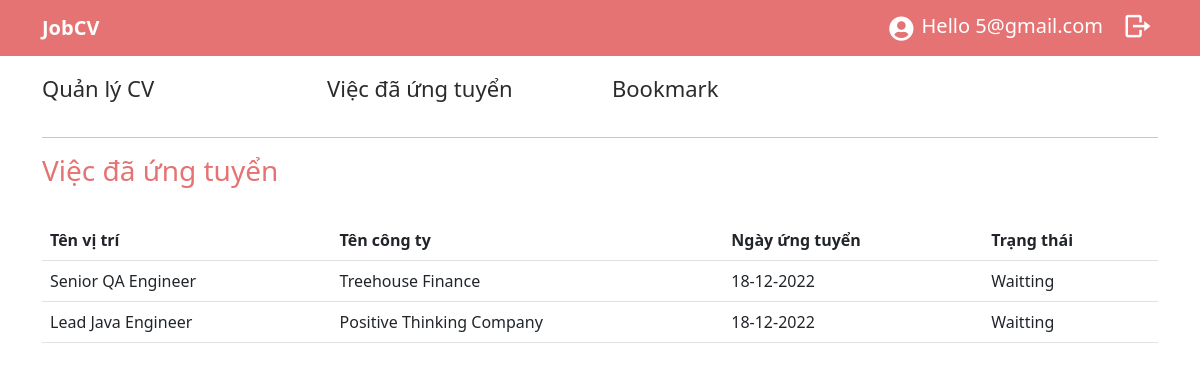
The app's page /user/job-applied.php (signed in) with its own data.
### tables this page shows
CREATE TABLE `job_applied` (
  `id` int(11) NOT NULL,
  `ten_vi_tri` varchar(50) NOT NULL,
  `ten_cong_ty` varchar(50) NOT NULL,
  `ngay_ung_tuyen` varchar(50) NOT NULL,
  `trang_thai` varchar(50) NOT NULL,
  `username` varchar(50) NOT NULL
);

### user/job-applied.php (the view, shortened to what this page needs)
<?php
require_once('php/connection.php');
?>
<!DOCTYPE html>
<html lang="en">
<head>
    <link href="https://cdn.jsdelivr.net/npm/bootstrap@5.2.3/dist/css/bootstrap.min.css" rel="stylesheet">
    <link href="//netdna.bootstrapcdn.com/font-awesome/3.1.1/css/font-awesome.css" rel="stylesheet">
    <link rel="stylesheet" href="https://unpkg.com/swiper/swiper-bundle.min.css" />
    <link rel="stylesheet" href="https://cdn.jsdelivr.net/npm/boxicons@latest/css/boxicons.min.css">
    <link rel="stylesheet" href="https://cdnjs.cloudflare.com/ajax/libs/font-awesome/5.15.3/css/all.min.css">
    <link type="text/css" href="css/style.css" rel="stylesheet">
</head>
<body>
    <div>
        <nav class="navbar navbar-expand-sm" style="background-color: #E57373;">
            <div class="container">
                <a class="navbar-brand" href="http://localhost/"><b>JobCV</b></a>
                <div class="collapse navbar-collapse" id="mynavbar">
                    <ul class="nav navbar-nav navbar-right">
                        <a href="#" class="fas fa-user-circle" id="icon" onclick="manageCV()"></a>
                        <a id="hello-user">Hello
                            <?php echo $_SESSION['username'] ?>
                        </a>
                        <li><a class="app-nav__item" href="php/logout.php"><i class='bx bx-log-out bx-rotate-180'
                                    id="icon-nav"></i></a>
                        </li>
                    </ul>
                </div>
            </div>
        </nav>
        <div class="container mt-3 container-cv">
            <div class="row">
                <div class="col-sm-3"><a class="text-con-cv" href="user-manage-cv.php">
                        <p>Quản lý CV</p>
                    </a>
                </div>
                <div class="col-sm-3 ">
                    <a class="text-con-cv" href="job-applied.php">
                        <p>Việc đã ứng tuyển</p>
                    </a>
                </div>
                <div class="col-sm-3 ">
                    <a class="text-con-cv" href="bookmark.php">
                        <p>Bookmark</p>
                    </a>
                </div>
            </div>
            <hr>
            <h3 style="color: #E57373;">Việc đã ứng tuyển</h3>
            <br>
            <table class="table table-manage-cv">
                <thead>
                    <tr>
                        <th>Tên vị trí</th>
                        <th>Tên công ty</th>
                        <th>Ngày ứng tuyển</th>
                        <th>Trạng thái</th>
                    </tr>
                </thead>
                <tbody>
                    <?php
                    $query = 'SELECT * FROM job_applied where username = ?';
                    try {
                        $stmt = $dbCon->prepare($query);
                        $stmt->execute(array($_SESSION['username']));
                    } catch (PDOException $ex) {
                        die(json_encode(array('status' => false, 'data' => $ex->getMessage())));
                    }
                    while ($row = $stmt->fetch(PDO::FETCH_ASSOC)) {
                        echo '<tr>
                            <td>'.$row['ten_vi_tri'].'</td>
                            <td>'.$row['ten_cong_ty'].'</td>
                            <td>'.$row['ngay_ung_tuyen'].'</td>
                            <td>'.$row['trang_thai'].'</td>
                        </tr>';
                    }
                    ?>
                </tbody>
            </table>
        </div>
    </div>
</body>
</html>

### user/css/style.css (style rules this page uses)
:root { --main-color: #E57373; --main-white: white; }
.navbar { background-color: var(--main-color) }
.navbar-brand { color: var(--main-white); }
#icon { position: relative; top: 5px; right: 8px; font-size: 25px; text-decoration: none; color: var(--main-white); }
#hello-user { color: var(--main-white); font-size: 20px; margin-right: 20px; }
.container-cv { margin-bottom: -25px; }
.text-con-cv { text-decoration: none; font-size: 22px; color: rgb(43, 43, 43); }
.table-manage-cv { margin-bottom: 150px; }
#icon-nav { color: var(--main-white); font-size: 30px; height: 30px; margin-right: 5px; }

### records on screen
job_applied: ten_vi_tri "Senior QA Engineer", ten_cong_ty "Treehouse Finance", ngay_ung_tuyen "18-12-2022", trang_thai "Waitting"
job_applied: ten_vi_tri "Lead Java Engineer", ten_cong_ty "Positive Thinking Company", ngay_ung_tuyen "18-12-2022", trang_thai "Waitting"

### other values on screen
$_SESSION['username'] "5@gmail.com"
